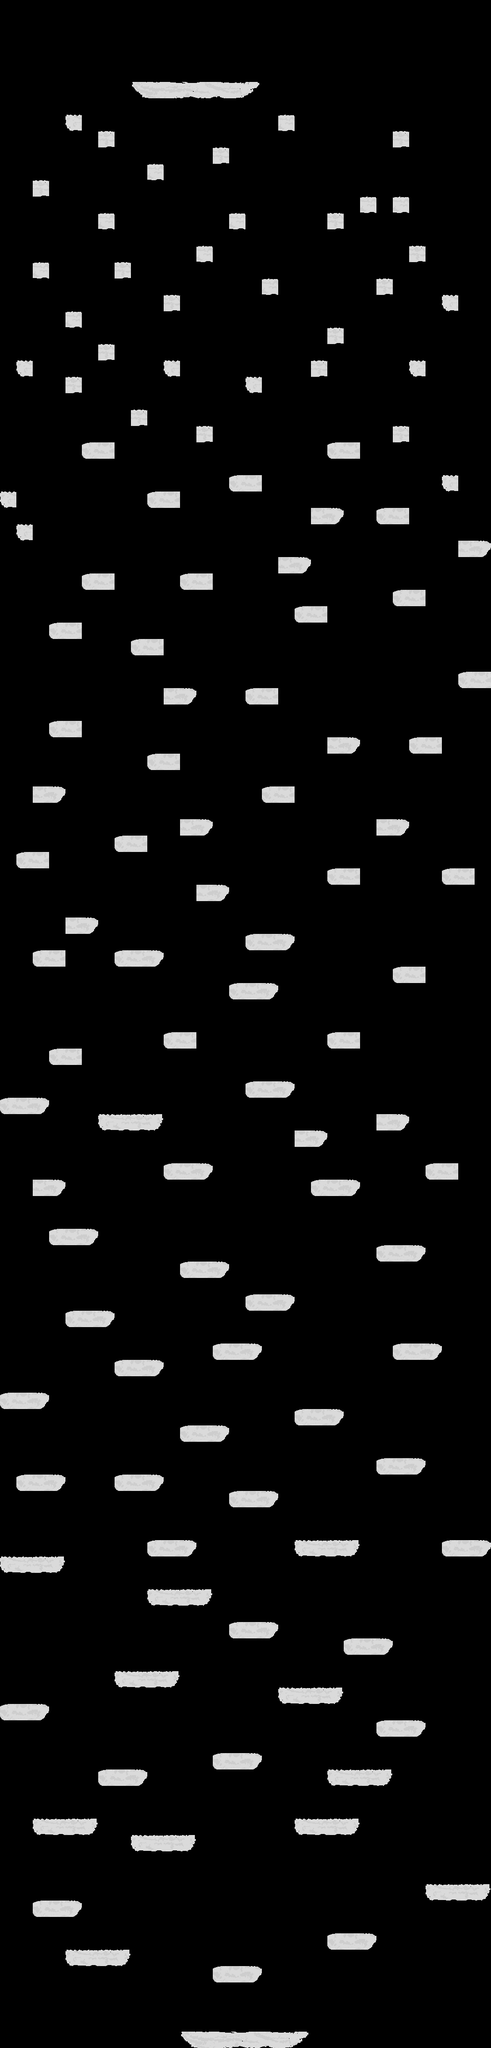

Tiled map render using the project's own tile images. Description and the map definition, with tile-layer contents summarised, below:
An orthogonal 30x125 tile map with 32x32 px tiles, 1 tile layer (layer3).

<map version="1.0" tiledversion="1.1.6" orientation="orthogonal" renderorder="right-down" width="30" height="125" tilewidth="32" tileheight="32" infinite="0" nextobjectid="1">
 <tileset firstgid="1" name="level 1 tilemap" tilewidth="32" tileheight="32" tilecount="64" columns="8">
  <image source="level 1 tilemap.png" width="256" height="256" />
 </tileset>
 <layer name="layer3" width="30" height="125">
  <data>[3750 cells, 278 non-empty, 15 distinct tile ids]</data>
 </layer>
</map>